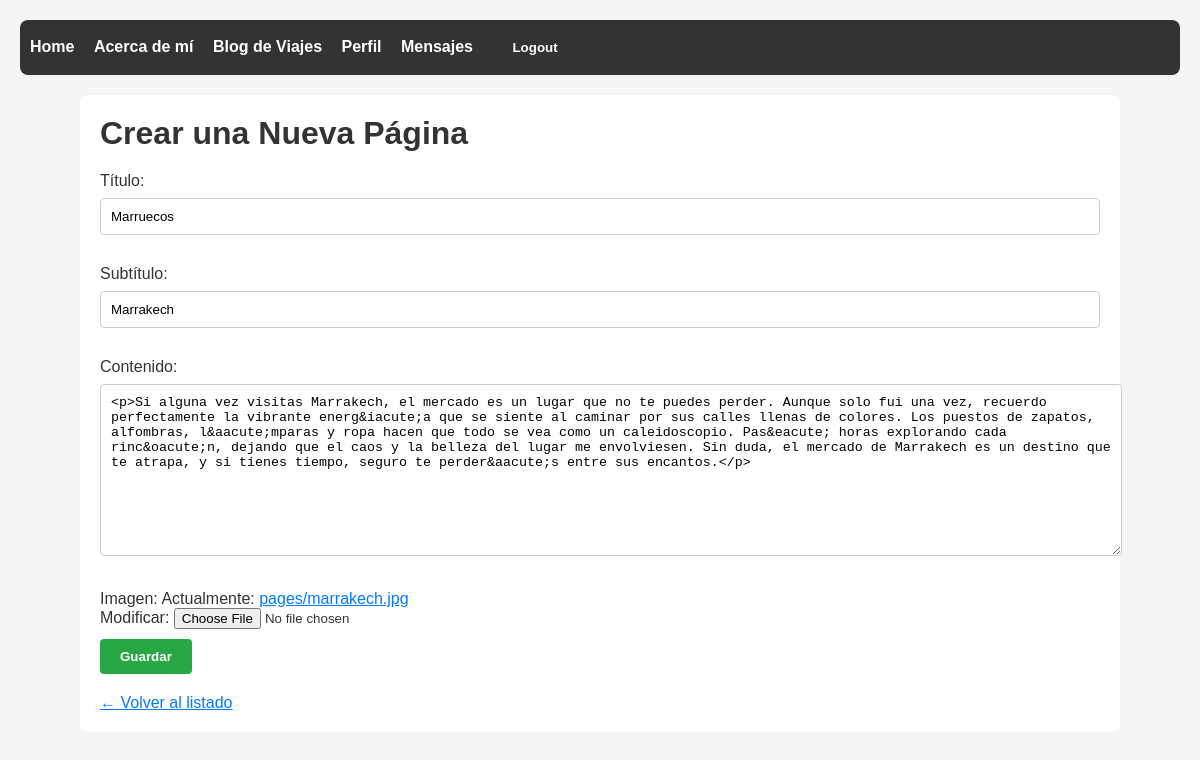
Screenshot of /pages/2/editar/ (signed in) with the database file from the repository.
### pages/models.py (models this page shows, shortened)
class Page(models.Model):
    title = models.CharField(max_length=100, verbose_name="Título")
    subtitle = models.CharField(max_length=150, verbose_name="Subtítulo")
    content = RichTextField(verbose_name="Contenido")
    image = models.ImageField(upload_to='pages/', verbose_name="Imagen")
    date = models.DateTimeField(auto_now_add=True, verbose_name="Fecha")

### pages/views.py (the view)
# urls.py: path('<int:pk>/editar/', PageUpdateView.as_view(), name='page_update'),
class PageUpdateView(LoginRequiredMixin, UpdateView):
    model = Page
    template_name = 'pages/page_form.html'
    fields = ['title', 'subtitle', 'content', 'image']
    success_url = reverse_lazy('pages:pages_list')

### pages/templates/pages/page_form.html (shortened to what this page needs)
{% extends 'base.html' %}
{% block content %}
<h1>Crear una Nueva Página</h1>
<form method="post" enctype="multipart/form-data">
    {{ form.as_p }}
    <button type="submit">Guardar</button>
</form>
<a href="{% url 'pages:pages_list' %}">← Volver al listado</a>
{% endblock %}

### static/styles.css (style rules this page uses)
body, h1, h2, h3, h4, h5, h6, p, ul, li, a, form, input, button { margin: 0; padding: 0; box-sizing: border-box; }
body { font-family: Arial, sans-serif; background-color: #f4f4f4; color: #333; padding: 20px; }
h1, h2 { margin-bottom: 20px; }
p { margin-bottom: 10px; }
form { margin-bottom: 20px; }
input[type="text"], input[type="email"], input[type="password"], textarea, select { width: 100%; padding: 10px; margin-top: 8px; margin-bottom: 20px; border: 1px solid #ccc; border-radius: 4px; }
button { background-color: #28a745; color: white; padding: 10px 20px; border: none; border-radius: 4px; cursor: pointer; font-weight: bold; }
a { color: #007bff; }

### rows the page displays
Page: title "Marruecos", subtitle "Marrakech", content "<p>Si alguna vez visitas Marrakech, el mercado es un lugar que no te puedes perder. Aunque solo fui una vez, recuerdo perfectamente la vibrante energ&iacute;a que se siente al caminar por sus calles llenas de colores. Los puestos de zapatos, alfombras, l&aacute;mparas y ropa hacen que todo se vea como un caleidoscopio. Pas&eacute; horas explorando cada rinc&oacute;n, dejando que el caos y la belleza del lugar me envolviesen. Sin duda, el mercado de Marrakech es un destino que te atrapa, y si tienes tiempo, seguro te perder&aacute;s entre sus encantos.</p>"
